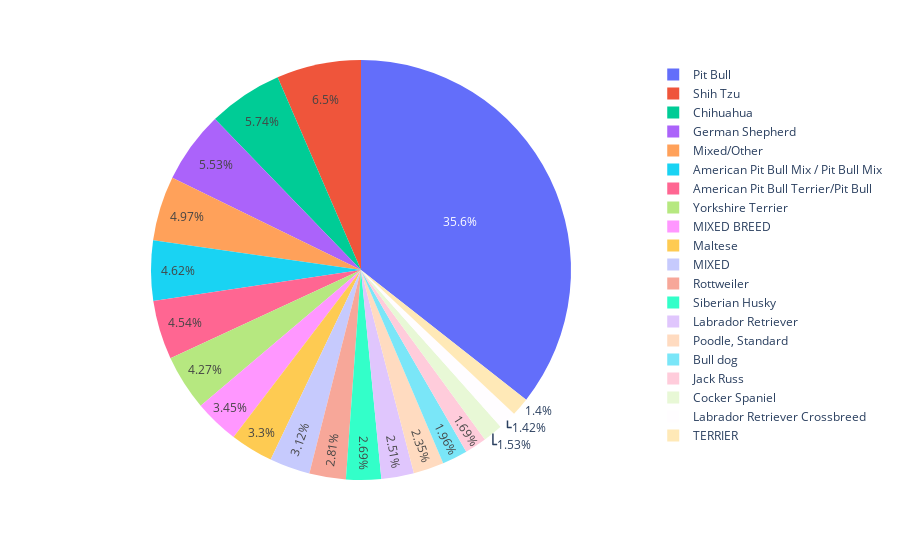

The notebook cell saved with this chart:
### Code cell
fig2= px.pie(dog_percent[:20], values="Breed", names=dog_percent.index[:20])
fig2.show()

### Figure 1 — Plotly figure (JSON) as saved in the notebook; plotly's stock layout.template omitted (floating-point values rounded to 4 significant figures)
{"data": [{"domain": {"x": [0, 1], "y": [0, 1]}, "hovertemplate": "label=%{label}<br>Breed=%{value}<extra></extra>", "labels": ["Pit Bull", "Shih Tzu", "Chihuahua", "German Shepherd", "Mixed/Other", "American Pit Bull Mix / Pit Bull Mix", "American Pit Bull Terrier/Pit Bull", "Yorkshire Terrier", "MIXED BREED", "Maltese", "MIXED", "Rottweiler", "Siberian Husky", "Labrador Retriever", "Poodle, Standard", "Bull dog", "Jack Russ", "Cocker Spaniel", "Labrador Retriever Crossbreed", "TERRIER"], "legendgroup": "", "name": "", "showlegend": true, "type": "pie", "values": [22.13, 4.04, 3.57, 3.437, 3.089, 2.874, 2.824, 2.653, 2.144, 2.05, 1.94, 1.746, 1.674, 1.558, 1.459, 1.216, 1.05, 0.9505, 0.8842, 0.8731]}], "layout": {"legend": {"tracegroupgap": 0}, "margin": {"t": 60}}}
